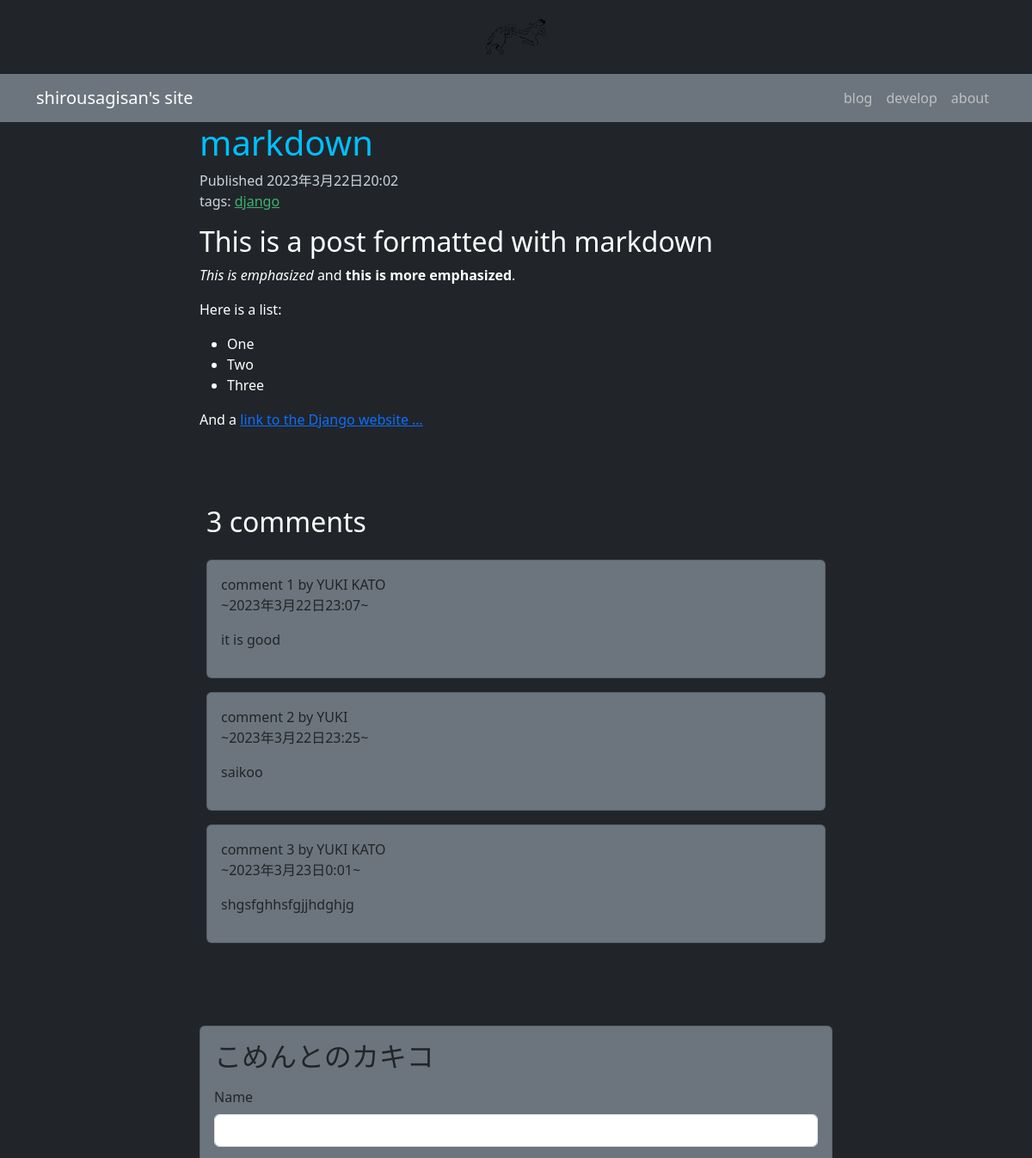
/blog/2023/3/22/markdown/ (upper part), run on an earlier commit of the app's database.
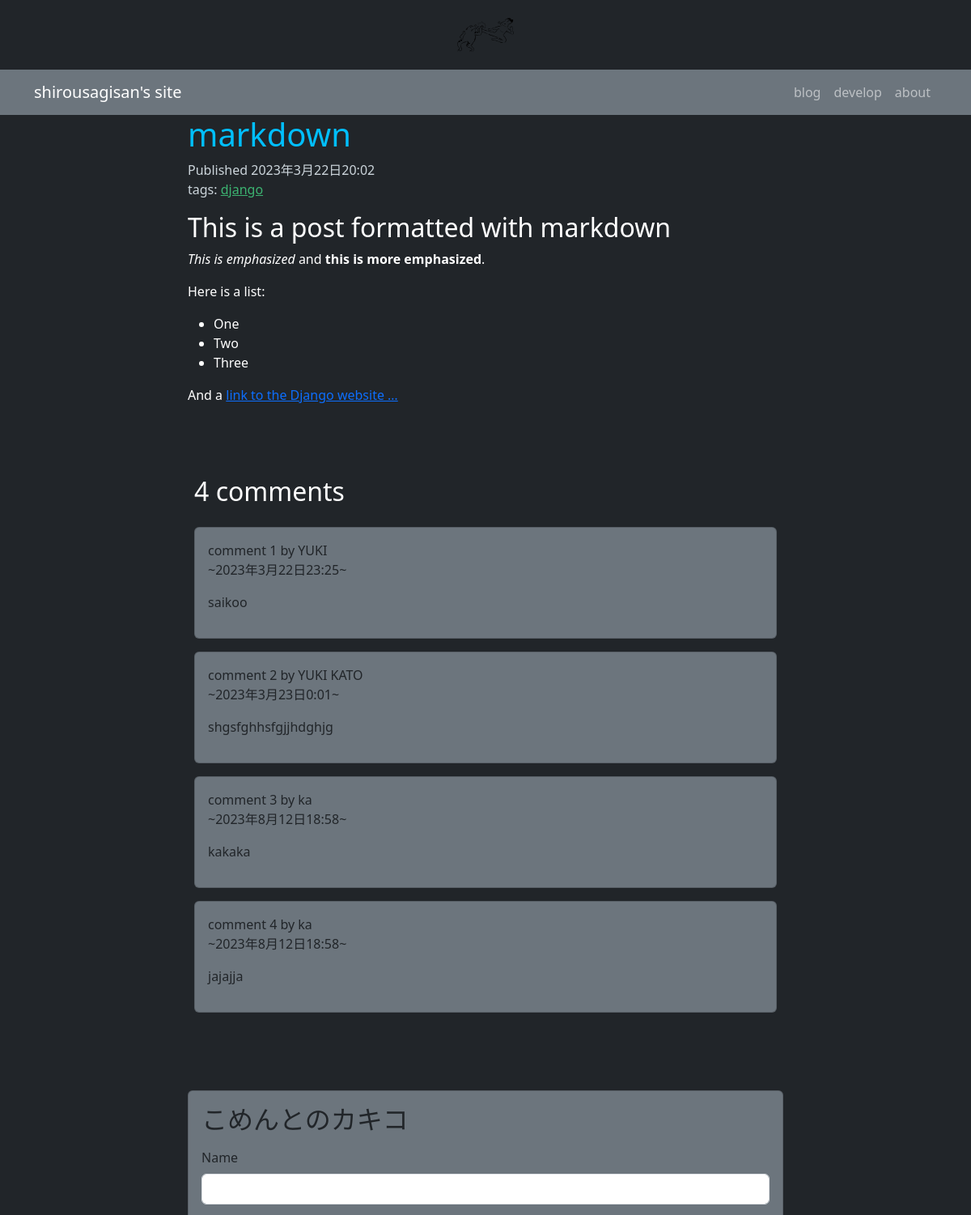
And on a later commit of the database.
### blog/models.py (models this page shows, shortened)
class Comment(models.Model):
    post = models.ForeignKey(Post,
                            on_delete=models.CASCADE,
                            related_name="comments")
    name = models.CharField(max_length=80)
    email = models.EmailField()
    body = models.TextField()
    created = models.DateTimeField(auto_now_add=True)
    updated = models.DateTimeField(auto_now=True)
    active = models.BooleanField(default=True)
    class Meta:
        ordering = ["created"]
        indexes = [
            models.Index(fields=["created"])
        ]

### blog/views.py (the view)
def post_detail(request, year, month, day, post):
    post = get_object_or_404(models.Post,
    status=models.Post.Status.PUBLISHED,
    slug=post,
    publish__year=year,
    publish__month=month,
    publish__day=day)
    comment = post.comments.filter(active=True)
    form = forms.CommentForm()
    return render(request,
                    'blog/detail.html',context={
                    'post': post,
                    "comment": comment,
                    "form": form
                    })

### blog/forms.py
class CommentForm(forms.ModelForm):
    class Meta:
        model = Comment
        fields = ["name", "email", "body"]

### blog/templatetags/blog_tags.py (called while the page is built)
@register.filter(name="markdown")
def markdown_format(text):
    return mark_safe(markdown.markdown(text))

### templates/blog/detail.html (shortened to what this page needs)
{% extends 'blog/base.html' %}
{% load blog_tags %}
{% block content %}
<div class="container">
  <div class="row justify-content-center">
    <div class="col-md-8" >
      <h1 style="color: #00bfff">{{ post.title }}</h1>
      <p class="date" style="color:#ccd5db">
      Published {{ post.publish }} <br>
      tags:
      {% for tag in post.tags.all %}
        <a href="{% url 'blog:post_list_by_tag' tag.slug %}" style="color:#3cb371">
          {{ tag.name }}
        </a>
      {% endfor %}
      </p>
      {{ post.body|markdown|truncatewords_html:30 }}
    </div>
  </div>
  {% with comment.count as total_comment %}
    <div class="container mt-4">
      <div class="row justify-content-center pt-5">
        <div class="col-md-8">
          <h2>
            {{ total_comment }} comment{{ total_comment|pluralize}}
          </h2>
        </div>
      </div>
    </div>
  {% endwith %}
  {% for cmt in comment %}
  <div class="container mt-3">
    <div class="row justify-content-center">
      <div class="col-md-8">
        <div class="card card-body bg-secondary text-dark">
          <p>
            comment {{ forloop.counter }} by {{ cmt.name }} <br>
            ~{{ cmt.created }}~
          </p>
          {{ cmt.body|linebreaks }}
        </div>
      </div>
    </div>
  </div>
  {% endfor %}
  <div class="row justify-content-center mt-5">
    <div class="col-md-8 mt-5">
      <div class="card card-body text-dark bg-secondary">
        {% include "comment_form.html" %}
      </div>
    </div>
  </div>
</div>
{% endblock content %}

What changed in the data, as far as the page shows it:
no longer on this page (row edited): Comment: name "YUKI KATO", created "2023年3月22日23:07", body "it is good"
added Comment: name "ka", created "2023年8月12日18:58", body "kakaka"
added Comment: name "ka", created "2023年8月12日18:58", body "jajajja"
Also different on the page:
{{ total_comment }}: "3" → "4"
